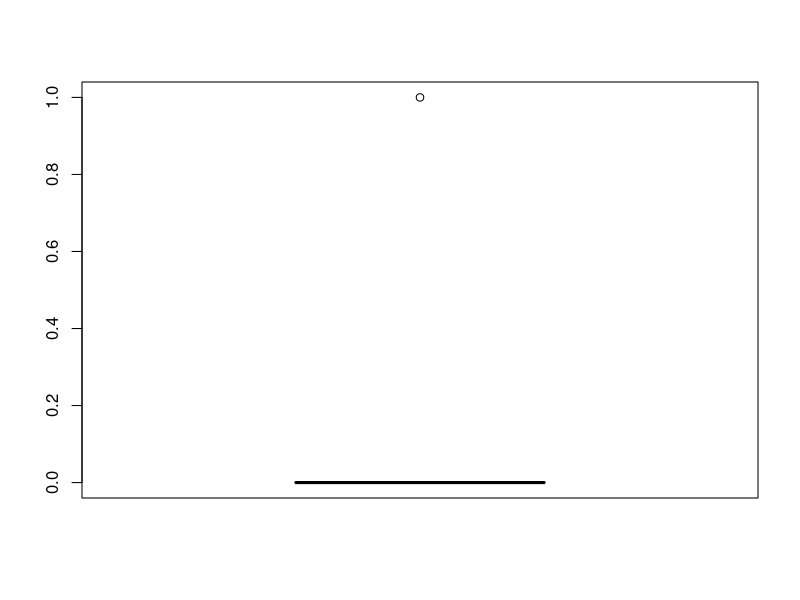
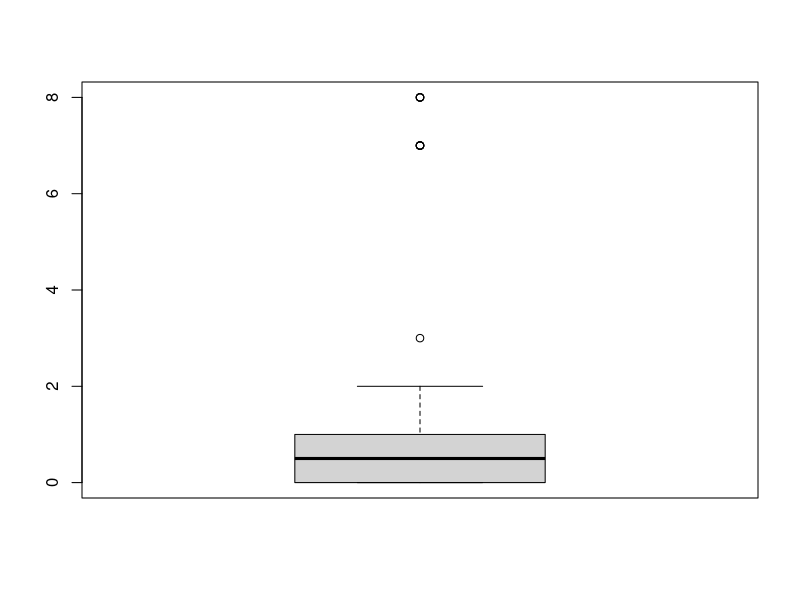
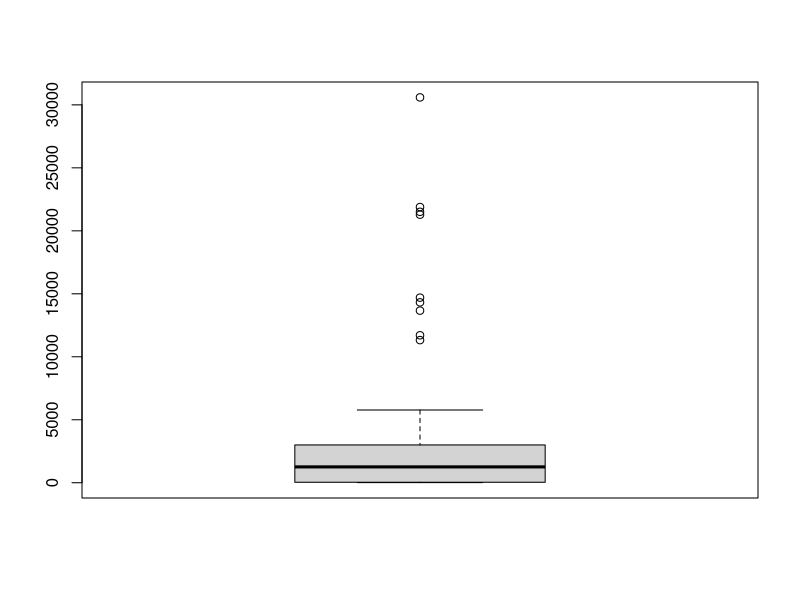
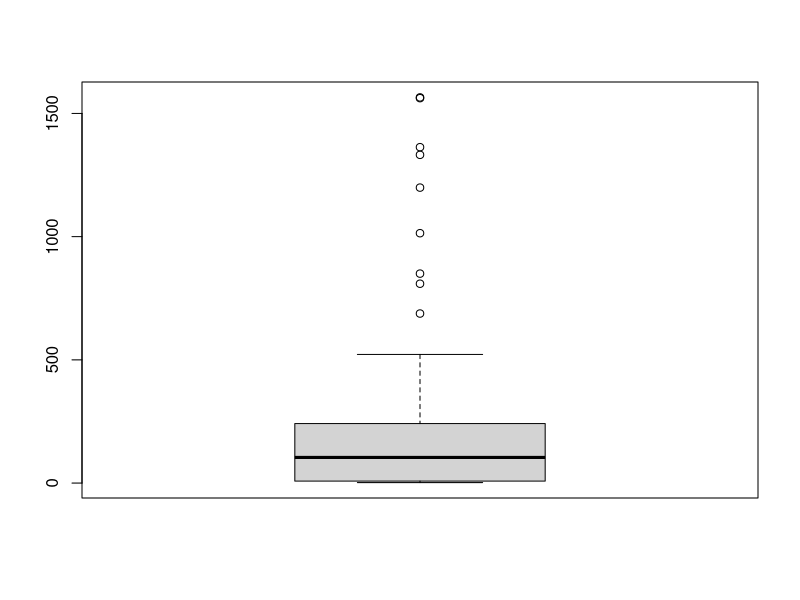

Here is the R script that generated these plots, in order:
data <- read.csv("@SrBachchan.csv")
boxplot(data$no_hashtags)
boxplot(data$no_men)
boxplot(data$likes)
boxplot(data$retweets)
